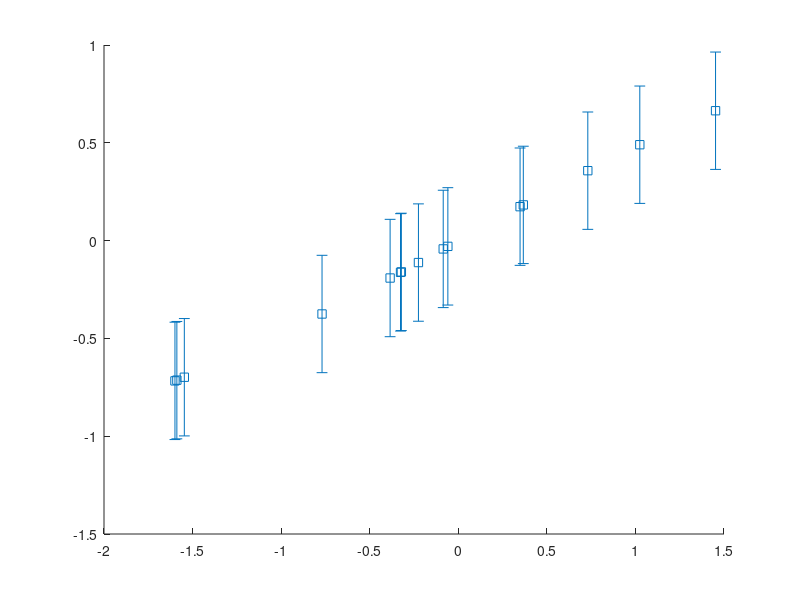

MATLAB code for this plot: (Note: this script raises an error after producing the figure.)
figure
x = randn(1,15);
y = sin(x/2);
err = 0.3*ones(size(y));
errorbar(x,y,err,'s','MarkerSize',.1,...
    'MarkerEdgeColor','red','MarkerFaceColor','red')